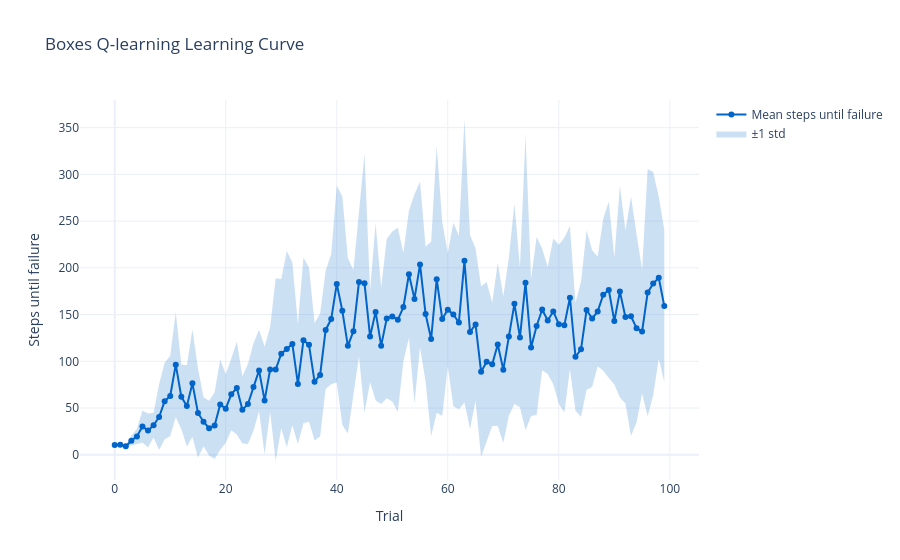

Write notebook code for a chart like this one.
### Code cell
import plotly.graph_objects as go
import numpy as np

def plot_trial_results(model_name, mean_curve, std_curve=None):
    """Plot mean steps-until-failure per trial, with optional std band."""
    trials = np.arange(len(mean_curve))
    fig = go.Figure()
    title=f"{model_name} Learning Curve"

    if std_curve is not None:
        # Upper bound (invisible line, anchors the fill)
        fig.add_trace(go.Scatter(
            x=trials,
            y=mean_curve + std_curve,
            mode="lines",
            line=dict(width=0),
            showlegend=False,
            hoverinfo="skip",
        ))
        # Lower bound (fills down to upper bound)
        fig.add_trace(go.Scatter(
            x=trials,
            y=mean_curve - std_curve,
            mode="lines",
            line=dict(width=0),
            fill="tonexty",
            fillcolor="rgba(0, 100, 200, 0.2)",
            name="±1 std",
            hoverinfo="skip",
        ))

    # Mean line on top
    fig.add_trace(go.Scatter(
        x=trials,
        y=mean_curve,
        mode="lines+markers",
        name="Mean steps until failure",
        line=dict(color="rgb(0, 100, 200)"),
    ))

    fig.update_layout(
        title=title,
        xaxis_title="Trial",
        yaxis_title="Steps until failure",
        template="plotly_white",
    )
    config = {
    'toImageButtonOptions': {
        'format': 'png', # or 'svg', 'jpeg', 'webp'
        'scale': 3 # triple the resolution of the saved img
    }
    }

    fig.show(config=config)

mean_curve = all_trial_results.mean(axis=0)
std_curve = all_trial_results.std(axis=0)
plot_trial_results(model_name, mean_curve, std_curve)

### Figure 1 — Plotly figure (JSON) as saved in the notebook; plotly's stock layout.template omitted (floating-point values rounded to 4 significant figures)
{"data": [{"hoverinfo": "skip", "line": {"width": 0}, "mode": "lines", "showlegend": false, "type": "scatter", "x": [0, 1, 2, 3, 4, 5, 6, 7, 8, 9, 10, 11, 12, 13, 14, 15, 16, 17, 18, 19, 20, 21, 22, 23, 24, 25, 26, 27, 28, 29, 30, 31, 32, 33, 34, 35, 36, 37, 38, 39, 40, 41, 42, 43, 44, 45, 46, 47, 48, 49, 50, 51, 52, 53, 54, 55, 56, 57, 58, 59, 60, 61, 62, 63, 64, 65, 66, 67, 68, 69, 70, 71, 72, 73, 74, 75, 76, 77, 78, 79, 80, 81, 82, 83, 84, 85, 86, 87, 88, 89, 90, 91, 92, 93, 94, 95, 96, 97, 98, 99], "y": [12.64, 11.8, 10.3, 20.32, 27.92, 47.31, 44.08, 44.9, 75.7, 98.38, 105.9, 152.5, 96.6, 95.69, 134.0, 92.68, 61.64, 57.78, 67.02, 102.1, 86.23, 103.0, 121.1, 84.16, 97.05, 119.4, 133.8, 115.9, 136.8, 189.0, 188.0, 218.0, 205.6, 140.0, 211.2, 200.1, 141.0, 151.1, 196.8, 215.0, 287.9, 276.6, 210.4, 197.9, 264.2, 321.7, 175.5, 247.8, 179.3, 231.0, 239.0, 242.8, 215.9, 261.4, 278.8, 292.4, 223.0, 227.9, 330.5, 249.2, 216.0, 248.1, 234.3, 359.2, 235.2, 221.1, 180.0, 184.9, 162.8, 205.3, 169.4, 211.2, 268.6, 200.3, 342.0, 188.0, 233.1, 220.7, 200.9, 231.3, 224.7, 232.1, 244.7, 162.7, 185.1, 240.1, 218.8, 212.2, 252.6, 270.7, 211.0, 287.9, 239.9, 276.3, 236.1, 198.1, 305.8, 302.6, 275.9, 240.4]}, {"fill": "tonexty", "fillcolor": "rgba(0, 100, 200, 0.2)", "hoverinfo": "skip", "line": {"width": 0}, "mode": "lines", "name": "±1 std", "type": "scatter", "x": [0, 1, 2, 3, 4, 5, 6, 7, 8, 9, 10, 11, 12, 13, 14, 15, 16, 17, 18, 19, 20, 21, 22, 23, 24, 25, 26, 27, 28, 29, 30, 31, 32, 33, 34, 35, 36, 37, 38, 39, 40, 41, 42, 43, 44, 45, 46, 47, 48, 49, 50, 51, 52, 53, 54, 55, 56, 57, 58, 59, 60, 61, 62, 63, 64, 65, 66, 67, 68, 69, 70, 71, 72, 73, 74, 75, 76, 77, 78, 79, 80, 81, 82, 83, 84, 85, 86, 87, 88, 89, 90, 91, 92, 93, 94, 95, 96, 97, 98, 99], "y": [8.155, 9.6, 8.295, 9.876, 11.48, 13.29, 7.715, 18.5, 5.098, 16.42, 20.06, 40.27, 27.4, 8.911, 19.01, -3.085, 9.162, -0.7754, -4.424, 5.512, 12.57, 26.37, 21.85, 12.04, 11.55, 25.84, 46.79, 0.5445, 45.78, -6.606, 28.37, 8.182, 31.59, 11.56, 33.81, 35.27, 15.42, 19.66, 70.38, 75.36, 77.66, 31.79, 22.83, 66.69, 105.4, 45.11, 77.53, 57.99, 54.28, 60.64, 57.02, 46.04, 100.1, 125.0, 54.77, 115.0, 78.25, 19.85, 45.06, 41.64, 94.59, 52.08, 48.87, 55.98, 27.6, 57.91, -2.431, 14.29, 30.77, 30.88, 12.58, 41.81, 54.39, 50.92, 26.18, 41.41, 42.5, 90.34, 86.51, 75.5, 54.75, 45.28, 91.5, 47.07, 40.66, 69.66, 72.64, 94.64, 89.85, 82.15, 75.21, 61.32, 54.92, 20.11, 34.9, 65.69, 41.19, 63.77, 102.9, 77.79]}, {"line": {"color": "rgb(0, 100, 200)"}, "mode": "lines+markers", "name": "Mean steps until failure", "type": "scatter", "x": [0, 1, 2, 3, 4, 5, 6, 7, 8, 9, 10, 11, 12, 13, 14, 15, 16, 17, 18, 19, 20, 21, 22, 23, 24, 25, 26, 27, 28, 29, 30, 31, 32, 33, 34, 35, 36, 37, 38, 39, 40, 41, 42, 43, 44, 45, 46, 47, 48, 49, 50, 51, 52, 53, 54, 55, 56, 57, 58, 59, 60, 61, 62, 63, 64, 65, 66, 67, 68, 69, 70, 71, 72, 73, 74, 75, 76, 77, 78, 79, 80, 81, 82, 83, 84, 85, 86, 87, 88, 89, 90, 91, 92, 93, 94, 95, 96, 97, 98, 99], "y": [10.4, 10.7, 9.3, 15.1, 19.7, 30.3, 25.9, 31.7, 40.4, 57.4, 63.0, 96.4, 62.0, 52.3, 76.5, 44.8, 35.4, 28.5, 31.3, 53.8, 49.4, 64.7, 71.5, 48.1, 54.3, 72.6, 90.3, 58.2, 91.3, 91.2, 108.2, 113.1, 118.6, 75.8, 122.5, 117.7, 78.2, 85.4, 133.6, 145.2, 182.8, 154.2, 116.6, 132.3, 184.8, 183.4, 126.5, 152.9, 116.8, 145.8, 148.0, 144.4, 158.0, 193.2, 166.8, 203.7, 150.6, 123.9, 187.8, 145.4, 155.3, 150.1, 141.6, 207.6, 131.4, 139.5, 88.8, 99.6, 96.8, 118.1, 91.0, 126.5, 161.5, 125.6, 184.1, 114.7, 137.8, 155.5, 143.7, 153.4, 139.7, 138.7, 168.1, 104.9, 112.9, 154.9, 145.7, 153.4, 171.2, 176.4, 143.1, 174.6, 147.4, 148.2, 135.5, 131.9, 173.5, 183.2, 189.4, 159.1]}], "layout": {"title": {"text": "Boxes Q-learning Learning Curve"}, "xaxis": {"title": {"text": "Trial"}}, "yaxis": {"title": {"text": "Steps until failure"}}}}
